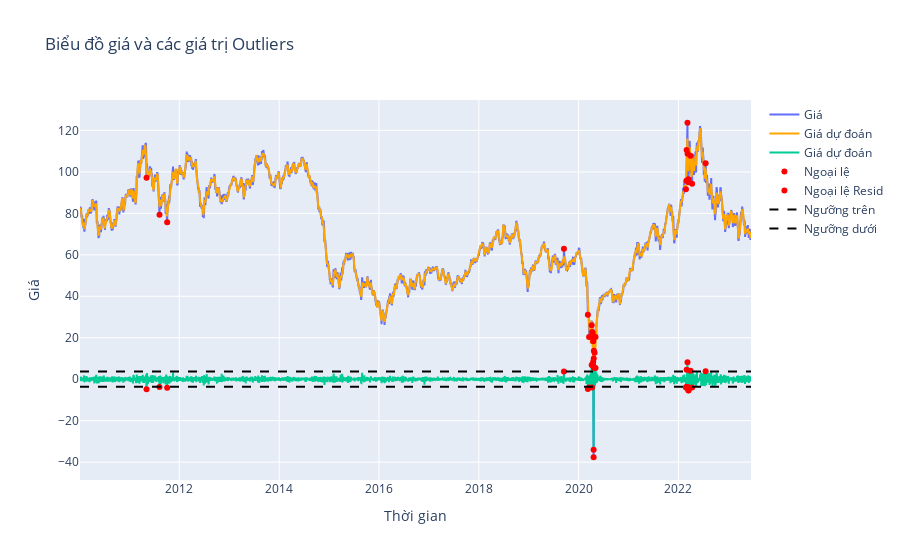

The notebook cell this image was saved under:
### Code cell
df['yhat'] = df["price"] - res.resid

# Tạo đối tượng biểu đồ
fig = go.Figure()

# Thêm dữ liệu và đường biểu đồ
fig.add_trace(go.Scatter(x=df.index, y=df["price"], mode='lines', name='Giá'))
fig.add_trace(go.Scatter(x=df.index, y=df["yhat"], mode='lines', line=dict(color="orange"), name='Giá dự đoán'))
fig.add_trace(go.Scatter(x=df.index, y=res.resid, mode='lines', name='Giá dự đoán'))
fig.add_trace(go.Scatter(x=df.index[df['is_outlier']], y=df['price'][df['is_outlier']], mode='markers', marker=dict(color='red'), name='Ngoại lệ'))
fig.add_trace(go.Scatter(x=df.index[df['is_outlier']], y=df['resid'][df['is_outlier']], mode='markers', marker=dict(color='red'), name='Ngoại lệ Resid'))
fig.add_trace(go.Scatter(x=df.index, y=df['upper'], mode='lines', line=dict(color='black', dash='dash'), name='Ngưỡng trên'))
fig.add_trace(go.Scatter(x=df.index, y=df['lower'], mode='lines', line=dict(color='black', dash='dash'), name='Ngưỡng dưới'))

# Đặt nhãn cho trục x và trục y
fig.update_xaxes(title_text='Thời gian')
fig.update_yaxes(title_text='Giá')

# Đặt tiêu đề cho biểu đồ
fig.update_layout(title='Biểu đồ giá và các giá trị Outliers')

# Hiển thị biểu đồ
fig.show()

### Figure 1 — Plotly figure (JSON) as saved in the notebook; plotly's stock layout.template omitted (floating-point values rounded to 4 significant figures; data arrays with more than 128 entries replaced by an {"elided": "..."} marker saying what was removed)
{"data": [{"mode": "lines", "name": "Giá", "type": "scatter", "x": {"elided": "3510 str values"}, "y": {"elided": "3510 float values"}}, {"line": {"color": "orange"}, "mode": "lines", "name": "Giá dự đoán", "type": "scatter", "x": {"elided": "3510 str values"}, "y": {"elided": "3510 float values"}}, {"mode": "lines", "name": "Giá dự đoán", "type": "scatter", "x": {"elided": "3510 str values"}, "y": {"elided": "3510 float values"}}, {"marker": {"color": "red"}, "mode": "markers", "name": "Ngoại lệ", "type": "scatter", "x": ["2011-05-06T00:00:00", "2011-08-09T00:00:00", "2011-10-04T00:00:00", "2019-09-16T00:00:00", "2020-03-09T00:00:00", "2020-03-18T00:00:00", "2020-04-06T00:00:00", "2020-04-09T00:00:00", "2020-04-13T00:00:00", "2020-04-16T00:00:00", "2020-04-17T00:00:00", "2020-04-20T00:00:00", "2020-04-21T00:00:00", "2020-04-22T00:00:00", "2020-04-27T00:00:00", "2020-05-04T00:00:00", "2022-02-25T00:00:00", "2022-02-28T00:00:00", "2022-03-02T00:00:00", "2022-03-08T00:00:00", "2022-03-09T00:00:00", "2022-03-15T00:00:00", "2022-03-16T00:00:00", "2022-03-30T00:00:00", "2022-04-11T00:00:00", "2022-07-19T00:00:00"], "y": [97.18, 79.3, 75.67, 62.9, 31.13, 20.37, 26.08, 22.76, 22.41, 19.87, 18.27, -37.63, 10.01, 13.78, 12.78, 20.39, 91.59, 95.72, 110.6, 123.7, 108.7, 96.44, 95.04, 107.8, 94.29, 104.2]}, {"marker": {"color": "red"}, "mode": "markers", "name": "Ngoại lệ Resid", "type": "scatter", "x": ["2011-05-06T00:00:00", "2011-08-09T00:00:00", "2011-10-04T00:00:00", "2019-09-16T00:00:00", "2020-03-09T00:00:00", "2020-03-18T00:00:00", "2020-04-06T00:00:00", "2020-04-09T00:00:00", "2020-04-13T00:00:00", "2020-04-16T00:00:00", "2020-04-17T00:00:00", "2020-04-20T00:00:00", "2020-04-21T00:00:00", "2020-04-22T00:00:00", "2020-04-27T00:00:00", "2020-05-04T00:00:00", "2022-02-25T00:00:00", "2022-02-28T00:00:00", "2022-03-02T00:00:00", "2022-03-08T00:00:00", "2022-03-09T00:00:00", "2022-03-15T00:00:00", "2022-03-16T00:00:00", "2022-03-30T00:00:00", "2022-04-11T00:00:00", "2022-07-19T00:00:00"], "y": [-4.808, -3.715, -4.1, 3.712, -4.754, -3.964, 6.891, -3.975, 7.066, 6.55, 8.477, -34.01, 5.782, 5.794, 5.57, 5.392, -3.937, -3.72, 4.531, 8.176, -3.785, -5.419, -5.341, 4.117, -3.978, 3.858]}, {"line": {"color": "black", "dash": "dash"}, "mode": "lines", "name": "Ngưỡng trên", "type": "scatter", "x": {"elided": "3510 str values"}, "y": {"elided": "3510 float values"}}, {"line": {"color": "black", "dash": "dash"}, "mode": "lines", "name": "Ngưỡng dưới", "type": "scatter", "x": {"elided": "3510 str values"}, "y": {"elided": "3510 float values"}}], "layout": {"title": {"text": "Biểu đồ giá và các giá trị Outliers"}, "xaxis": {"title": {"text": "Thời gian"}}, "yaxis": {"title": {"text": "Giá"}}}}
